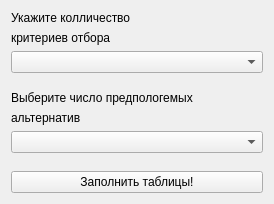
<?xml version="1.0" encoding="UTF-8"?>
<ui version="4.0">
 <class>MainWindow</class>
 <widget class="QMainWindow" name="MainWindow">
  <property name="windowModality">
   <enum>Qt::NonModal</enum>
  </property>
  <property name="geometry">
   <rect>
    <x>0</x>
    <y>0</y>
    <width>274</width>
    <height>204</height>
   </rect>
  </property>
  <property name="sizePolicy">
   <sizepolicy hsizetype="Fixed" vsizetype="Fixed">
    <horstretch>0</horstretch>
    <verstretch>0</verstretch>
   </sizepolicy>
  </property>
  <property name="windowTitle">
   <string>Выбор найболее подходящего продукта</string>
  </property>
  <property name="windowIcon">
   <iconset>
    <normaloff>images.jpeg</normaloff>images.jpeg</iconset>
  </property>
  <property name="iconSize">
   <size>
    <width>40</width>
    <height>40</height>
   </size>
  </property>
  <widget class="QWidget" name="centralWidget">
   <layout class="QVBoxLayout" name="verticalLayout">
    <item>
     <widget class="QLabel" name="label">
      <property name="text">
       <string>Укажите колличество </string>
      </property>
     </widget>
    </item>
    <item>
     <widget class="QLabel" name="label_4">
      <property name="text">
       <string>критериев отбора</string>
      </property>
     </widget>
    </item>
    <item>
     <widget class="QComboBox" name="comboBox"/>
    </item>
    <item>
     <layout class="QVBoxLayout" name="verticalLayout_2"/>
    </item>
    <item>
     <spacer name="verticalSpacer">
      <property name="orientation">
       <enum>Qt::Vertical</enum>
      </property>
      <property name="sizeHint" stdset="0">
       <size>
        <width>20</width>
        <height>0</height>
       </size>
      </property>
     </spacer>
    </item>
    <item>
     <widget class="QLabel" name="label_2">
      <property name="text">
       <string>Выберите число предпологемых </string>
      </property>
     </widget>
    </item>
    <item>
     <widget class="QLabel" name="label_3">
      <property name="text">
       <string>альтернатив</string>
      </property>
     </widget>
    </item>
    <item>
     <widget class="QComboBox" name="comboBox_2"/>
    </item>
    <item>
     <layout class="QVBoxLayout" name="verticalLayout_3"/>
    </item>
    <item>
     <spacer name="verticalSpacer_2">
      <property name="orientation">
       <enum>Qt::Vertical</enum>
      </property>
      <property name="sizeHint" stdset="0">
       <size>
        <width>20</width>
        <height>0</height>
       </size>
      </property>
     </spacer>
    </item>
    <item>
     <widget class="QPushButton" name="pushButton">
      <property name="text">
       <string>Заполнить таблицы!</string>
      </property>
     </widget>
    </item>
   </layout>
  </widget>
 </widget>
 <layoutdefault spacing="6" margin="11"/>
 <resources/>
 <connections/>
</ui>
